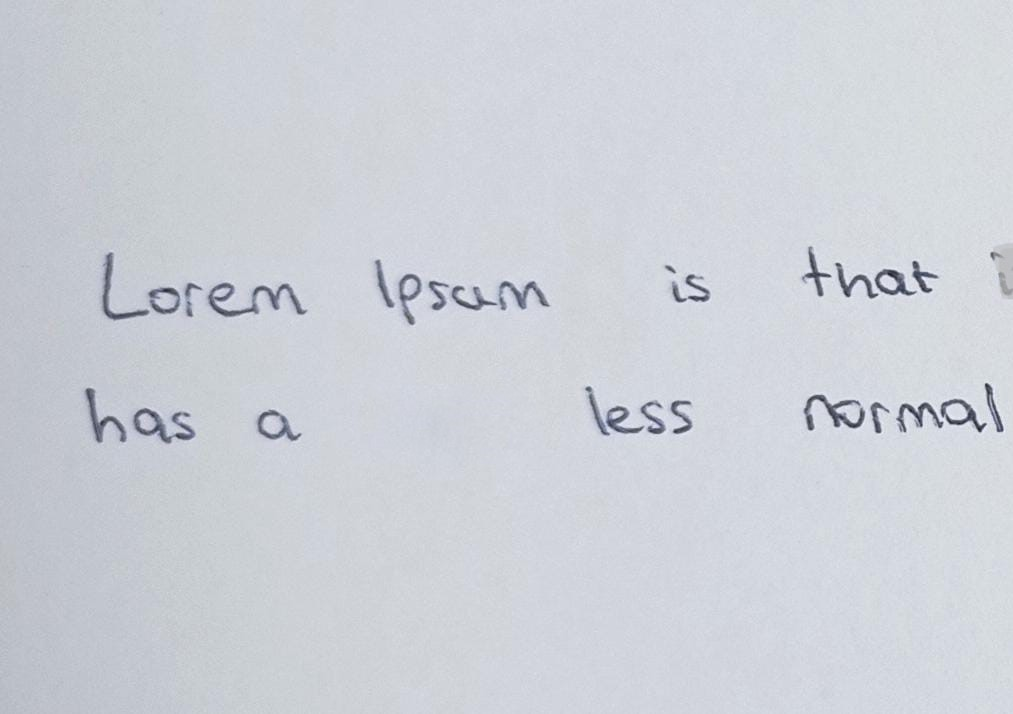
#> input picture imageTextDetection/resim15-1.jpg, 1013 x 714 px
$ python deneme.py
#> lines starting #> are read from the running program, lines starting #| are printed output that depends on the picture; after the words box and inside, x2 and y2 are one past the last pixel; in counts of white or black regions, pixels touching at a corner belong together
import cv2
import easyocr
import numpy as np
from matplotlib import pyplot as plt
image_file = "resim15-1.jpg"
img = cv2.imread(image_file)
#> img is the input picture: shape (714, 1013, 3); mean B, G, R 216.4, 208.9, 205.2
new_width = 800
new_height = int(img.shape[0] * (new_width / img.shape[1]))
#> new_height = 563
img = cv2.resize(img, (new_width, new_height))
#> img: shape (563, 800, 3)
img2 = cv2.resize(img, (new_width, new_height))

# Gri tonlama
img = cv2.cvtColor(img, cv2.COLOR_BGR2GRAY)
#> img: shape (563, 800)

# Thresholding işlemi
_, thresh = cv2.threshold(img, 180, 252, cv2.THRESH_OTSU)
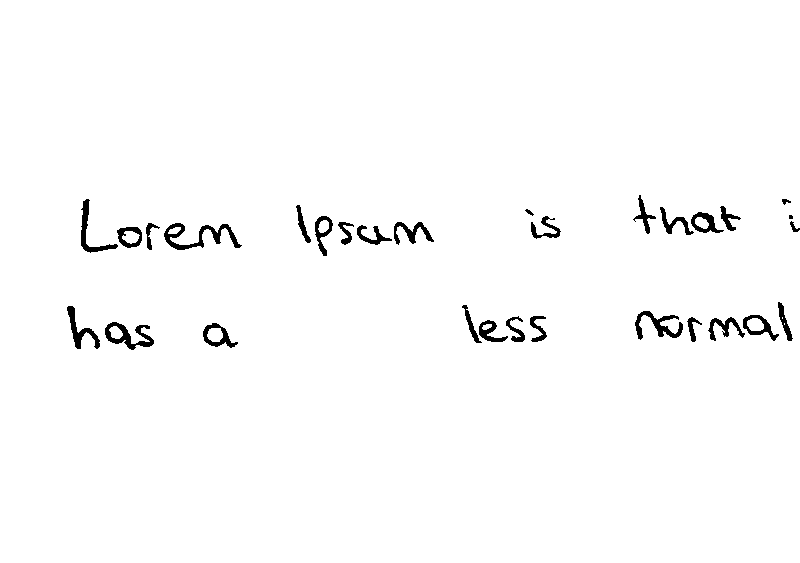
#> thresh: shape (563, 800); values 0 (black) and 252 (white), 98.3% white; 30 black regions (1 under 20 px), largest, box (x1, y1, x2, y2) and area: (164, 223, 242, 250) 680, (105, 322, 154, 350) 547, (635, 311, 683, 340) 504
siyah_piksel_sayisi = thresh.size - cv2.countNonZero(thresh)
#> siyah_piksel_sayisi = 7677
if siyah_piksel_sayisi < thresh.size * 0.45:
    img = thresh


kernel_open = cv2.getStructuringElement(cv2.MORPH_RECT, (1,1))
img = cv2.morphologyEx(img, cv2.MORPH_OPEN, kernel_open)

kernel_close = cv2.getStructuringElement(cv2.MORPH_RECT, (1,1))
img = cv2.morphologyEx(img, cv2.MORPH_CLOSE, kernel_close)

clahe = cv2.createCLAHE(clipLimit=2.0, tileGridSize=(8, 8))
img = clahe.apply(img)

#> (the run stopped early here; a loop or call above may not have finished)
